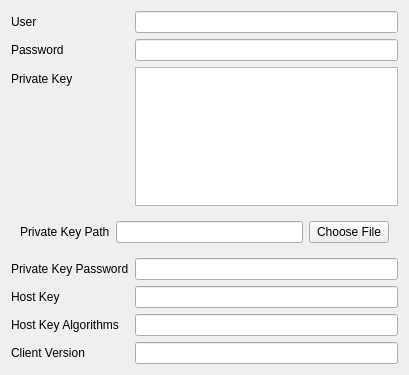
<?xml version="1.0" encoding="UTF-8"?>
<ui version="4.0">
 <class>EditSSH</class>
 <widget class="QWidget" name="EditSSH">
  <property name="geometry">
   <rect>
    <x>0</x>
    <y>0</y>
    <width>409</width>
    <height>375</height>
   </rect>
  </property>
  <property name="windowTitle">
   <string>EditSSH</string>
  </property>
  <layout class="QFormLayout" name="formLayout">
   <item row="0" column="0">
    <widget class="QLabel" name="user_l">
     <property name="text">
      <string>User</string>
     </property>
    </widget>
   </item>
   <item row="0" column="1">
    <widget class="QLineEdit" name="user"/>
   </item>
   <item row="1" column="0">
    <widget class="QLabel" name="password_l">
     <property name="text">
      <string>Password</string>
     </property>
    </widget>
   </item>
   <item row="1" column="1">
    <widget class="QLineEdit" name="password"/>
   </item>
   <item row="2" column="0">
    <widget class="QLabel" name="private_key_l">
     <property name="text">
      <string>Private Key</string>
     </property>
    </widget>
   </item>
   <item row="2" column="1">
    <widget class="QTextEdit" name="private_key"/>
   </item>
   <item row="4" column="0">
    <widget class="QLabel" name="private_key_pass_l">
     <property name="text">
      <string>Private Key Password</string>
     </property>
    </widget>
   </item>
   <item row="4" column="1">
    <widget class="QLineEdit" name="private_key_pass"/>
   </item>
   <item row="5" column="0">
    <widget class="QLabel" name="host_key_l">
     <property name="text">
      <string>Host Key</string>
     </property>
    </widget>
   </item>
   <item row="5" column="1">
    <widget class="QLineEdit" name="host_key"/>
   </item>
   <item row="6" column="0">
    <widget class="QLabel" name="host_key_algs_l">
     <property name="text">
      <string>Host Key Algorithms</string>
     </property>
    </widget>
   </item>
   <item row="6" column="1">
    <widget class="QLineEdit" name="host_key_algs"/>
   </item>
   <item row="7" column="0">
    <widget class="QLabel" name="client_version_l">
     <property name="text">
      <string>Client Version</string>
     </property>
    </widget>
   </item>
   <item row="7" column="1">
    <widget class="QLineEdit" name="client_version"/>
   </item>
   <item row="3" column="0" colspan="2">
    <widget class="QWidget" name="widget" native="true">
     <layout class="QGridLayout" name="gridLayout">
      <item row="0" column="0">
       <widget class="QLabel" name="private_key_path_l">
        <property name="text">
         <string>Private Key Path</string>
        </property>
       </widget>
      </item>
      <item row="0" column="1">
       <widget class="QLineEdit" name="private_key_path"/>
      </item>
      <item row="0" column="2">
       <widget class="QPushButton" name="choose_pk">
        <property name="text">
         <string>Choose File</string>
        </property>
       </widget>
      </item>
     </layout>
    </widget>
   </item>
  </layout>
 </widget>
 <resources/>
 <connections/>
</ui>
